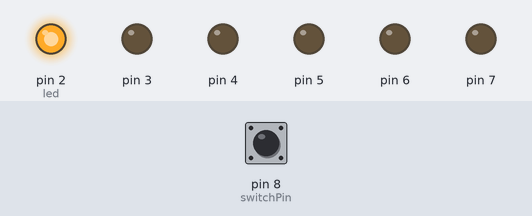
The sketch below on a simulated Arduino Uno, built with avr-gcc and run on an emulated ATmega328P. Parts: output pins drawn as LEDs (lit = HIGH). The test bench sets the inputs (shaded band); at power-on: pin 8 (switchPin) LOW.

Above: at 19.4 s.
19.5 s: pin 8 (switchPin) pulled HIGH for 0.15 s
At 20.8 s:
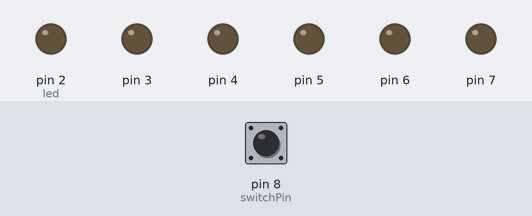
At 26.1 s:
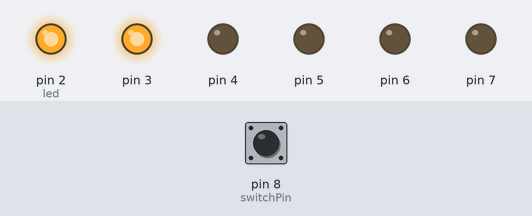
Timing chart, 0 to 29.0 s (numbered marks = the images above; inputs shaded):
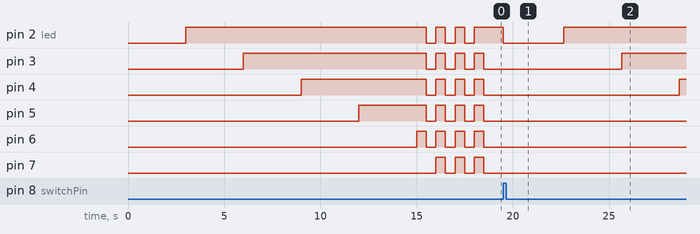

Measured:
- after the input at 19.5 s, pin 2 (led): HIGH → LOW at once, → HIGH 3.1 s later; pin 3: LOW → HIGH after 6.1 s instead of 2.0 s; pin 4: LOW → HIGH after 9.1 s instead of 5.0 s; pin 5: stays LOW (without the input it goes to HIGH after 8.0 s)

The sketch:

Project08.ino
```cpp
const int switchPin = 8;

unsigned long previousTime = 0;

int switchState = 0;
int previousSwitchState = 0;

int led = 2;

long interval = 3000; // Interval of 3 seconds but you can increase or decrease it.

void setup()
{
	for (int x = 2; x < 8; x++)
		pinMode(x, OUTPUT);

	pinMode(switchPin, INPUT);

}

void loop()
{
	unsigned long currentTime = millis();

	int threeSec;

	if (currentTime - previousTime >= interval)
	{
		previousTime = currentTime;
		digitalWrite(led, HIGH);
		led++;

		// If it's the seventh led we blink all the led for three seconds
		//Then we start all over again
		if (led == 7)
		{
			delay(500);

			threeSec = 0;
			while (threeSec != 3000)
			{
				for (int x = 2; x < 8; x++)
					digitalWrite(x, LOW);

				delay(500); //delay for a second

				for (int x = 2; x < 8; x++)
					digitalWrite(x, HIGH);

				delay(500);

				threeSec += 1000;
			}

			for (int x = 2; x < 8; x++)
					digitalWrite(x, LOW);
			led = 2;
		}
	}

	//If the switchState changes, we then repeat every thing from the start
	switchState = digitalRead(switchPin);

	if (switchState != previousSwitchState)
	{
		for (int x = 2; x < 8; x++)
			digitalWrite(x, LOW);

		led = 2;
		previousTime = currentTime;
	}
	previousSwitchState = switchState;
}
```
